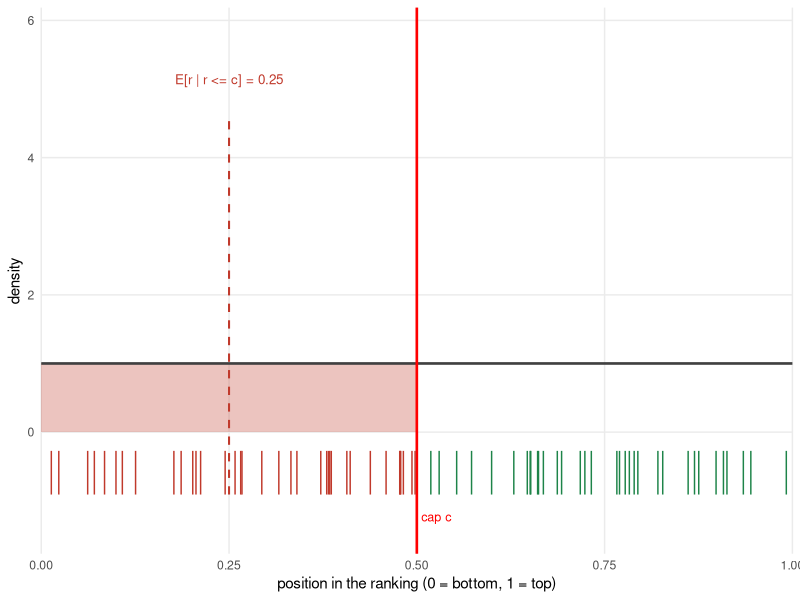
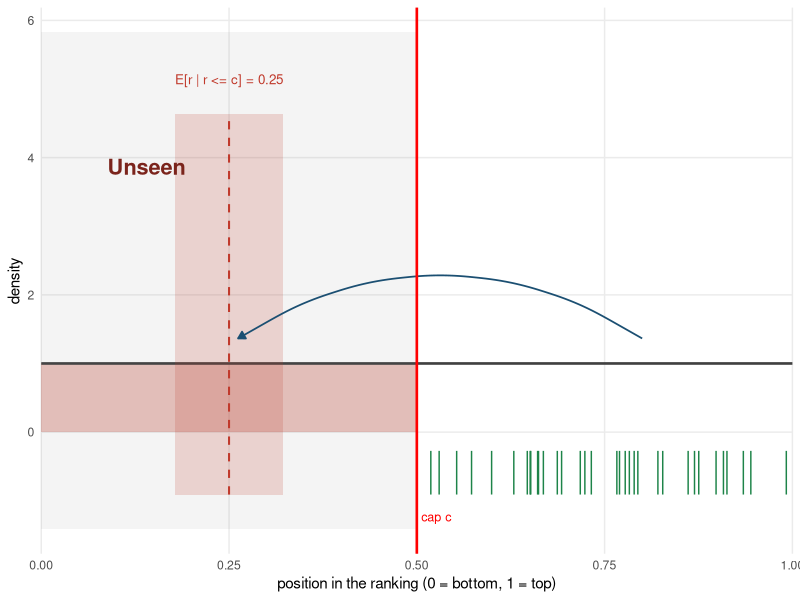
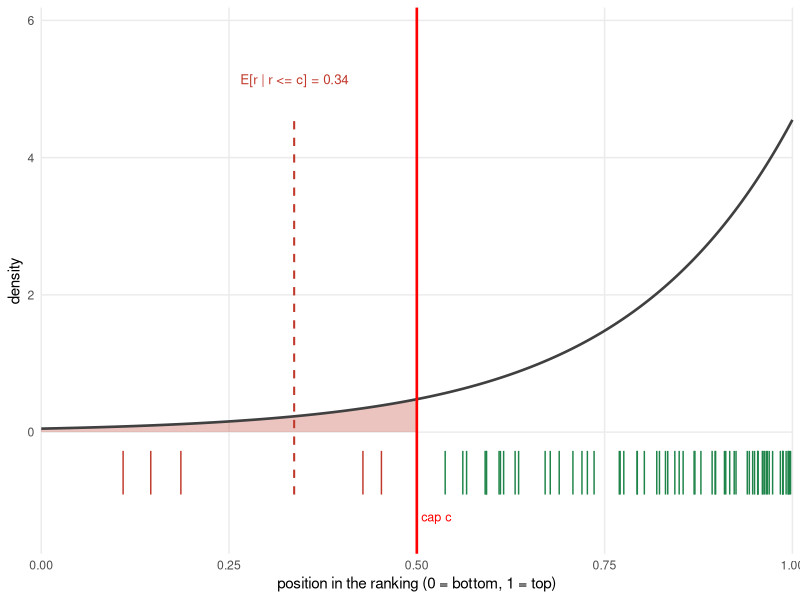
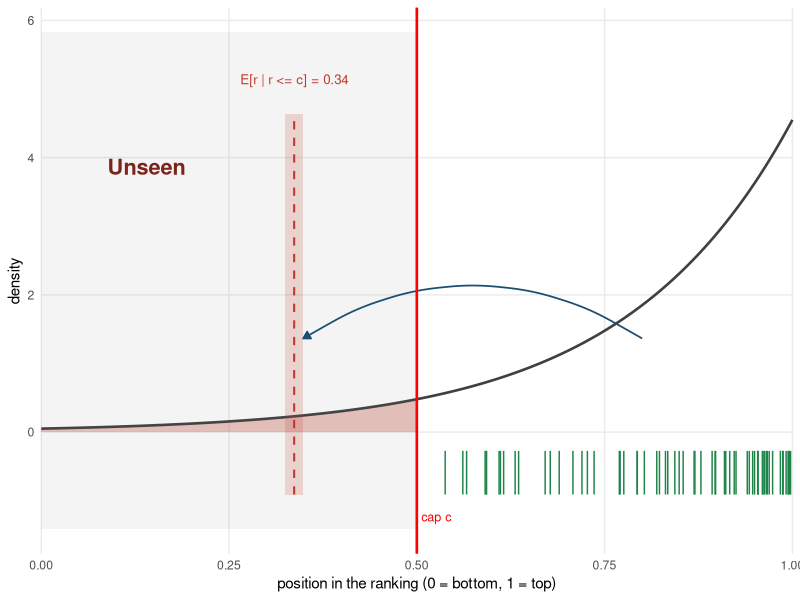
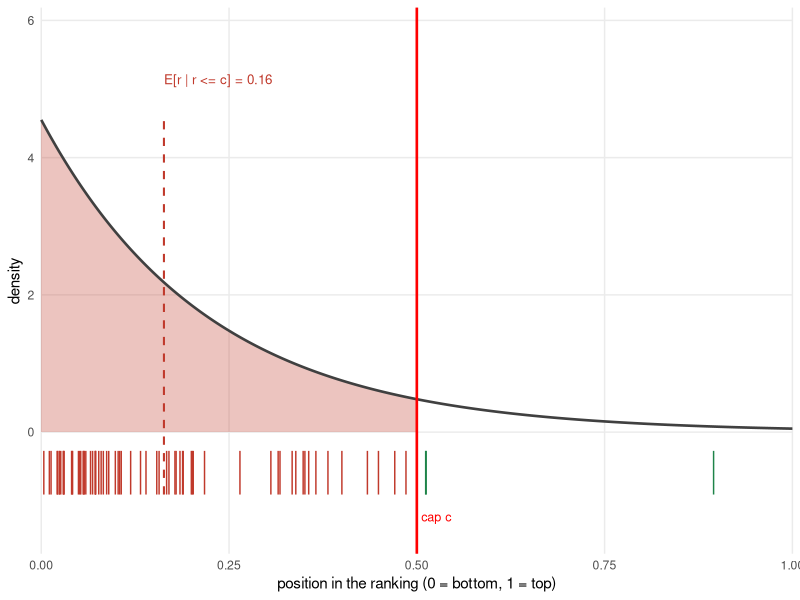
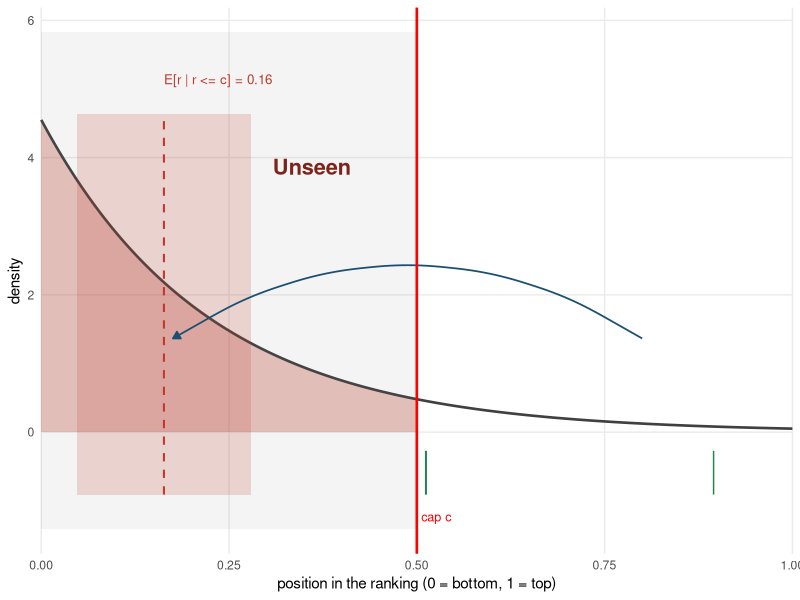
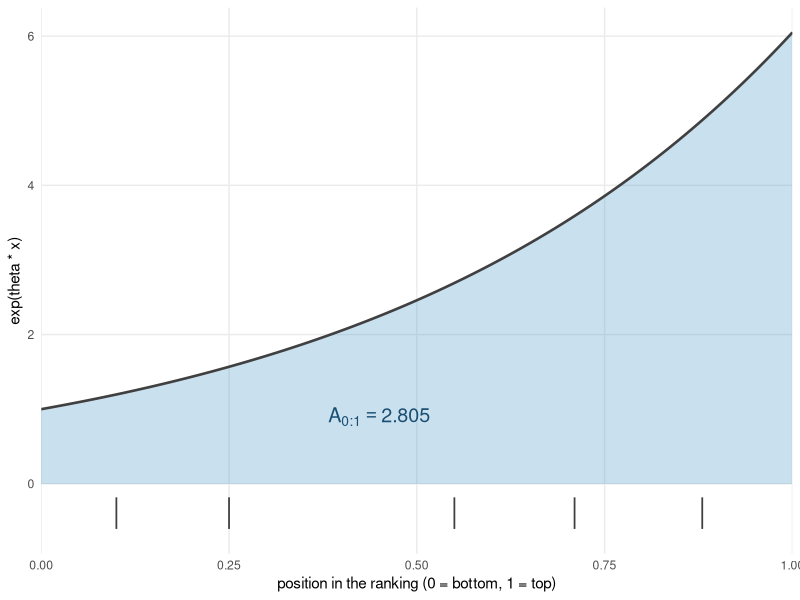
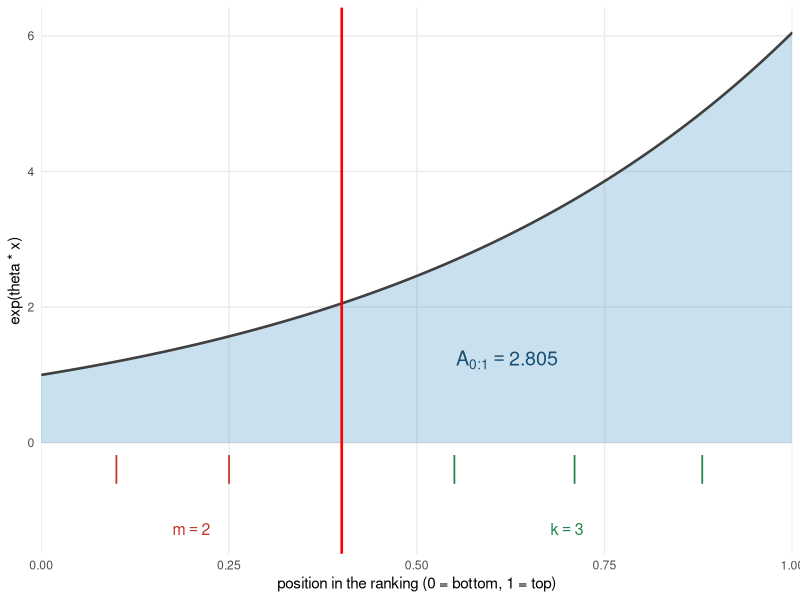

Write the R code that produced these figures, in order.
## ---- chunk 1
knitr::opts_chunk$set(
  collapse = TRUE,
  comment = "#>",
  fig.width = 8,
  fig.height = 4
)
options(width = 120)
library(ggplot2)
## ---- chunk 2
# Density of a signature drawn from a flat, UP, or DOWN ranking, with the
# individual genes as a barcode of ticks below the axis. The cap sits at c and
# the dashed line marks where a censored gene is expected to be.
expect_cap <- 0.5

# Inverse CDF of the tilt on [0, 1], so the ticks are a real sample from the
# same density that is drawn above them.
draw_tilt_ranks <- function(n, theta, seed) {
  set.seed(seed)
  u <- sort(stats::runif(n))
  if (abs(theta) < 1e-8) u else log1p(u * expm1(theta)) / theta
}

censored_mean <- function(cap, theta) {
  if (abs(theta) < 1e-8) {
    cap / 2
  } else {
    cap / (1 - exp(-theta * cap)) - 1 / theta
  }
}

tilt_area <- function(theta) {
  if (abs(theta) < 1e-8) 1 else (exp(theta) - 1) / theta
}

# Spread of a single hidden gene about its expectation. Truncating the tilt to
# [0, c] gives back a tilt on [0, 1] with parameter theta * c, rescaled by c,
# so the variance below is that of the unit tilt.
censored_sd <- function(cap, theta) {
  lambda <- theta * cap
  v <- if (abs(lambda) < 1e-8) {
    1 / 12
  } else {
    1 / lambda^2 - exp(lambda) / (exp(lambda) - 1)^2
  }
  cap * sqrt(v)
}

# Share of the signature that falls below the cap.
censored_fraction <- function(cap, theta) {
  if (abs(theta) < 1e-8) cap else expm1(theta * cap) / expm1(theta)
}

# How far the unknown block can move the score: the spread of one hidden gene,
# weighted by how much of the signature is hidden. The per-gene spread alone is
# symmetric in theta, so it is the censored fraction that makes DOWN the least
# certain case and UP the most certain.
score_leverage <- function(cap, theta) {
  censored_fraction(cap, theta) * censored_sd(cap, theta)
}

# Every panel is drawn on one shared vertical scale, set by the most peaked
# density in the set. Letting each panel autoscale would put the uniform
# density at its own maximum, filling the panel and making the flat case look
# like a different kind of figure from the tilted ones.
expect_theta <- c(0, 4.5, -4.5)
expect_top <- max(vapply(
  expect_theta,
  function(th) max(exp(th * seq(0, 1, length.out = 400)) / tilt_area(th)),
  numeric(1)
))

expect_picture <- function(theta, cap = expect_cap, n = 70, seed = 1,
                           hide_censored = FALSE, y_top = expect_top) {
  xs <- seq(0, 1, length.out = 400)
  dens_df <- data.frame(x = xs, y = exp(theta * xs) / tilt_area(theta))
  top <- y_top

  ranks <- draw_tilt_ranks(n, theta, seed)
  bar_df <- data.frame(
    x = ranks,
    colour = ifelse(ranks > cap, "#1E8449", "#C0392B")
  )
  # The realistic view: genes below the cap leave no trace at all.
  if (hide_censored) bar_df <- bar_df[bar_df$x > cap, ]

  mu <- censored_mean(cap, theta)
  tick_lo <- -top * 0.20
  tick_hi <- -top * 0.06
  label_hjust <- if (mu < 0.2) 0 else if (mu > 0.8) 1 else 0.5

  p <- ggplot(dens_df, aes(x, y)) +
    geom_area(data = dens_df[dens_df$x <= cap, ], fill = "#C0392B",
              alpha = 0.30) +
    geom_line(colour = "grey25", linewidth = 0.9)

  if (hide_censored) {
    half <- score_leverage(cap, theta)

    p <- p +
      annotate(
        "rect",
        xmin = 0, xmax = cap,
        ymin = tick_lo * 1.55, ymax = top * 1.28,
        fill = "grey45", alpha = 0.08
      ) +
      # Uncertainty around the expectation, drawn to the same height as the
      # dashed line so the barcode row stays clear.
      annotate(
        "rect",
        xmin = max(0, mu - half), xmax = min(cap, mu + half),
        ymin = tick_lo, ymax = top * 1.02,
        fill = "#C0392B", alpha = 0.18
      ) +
      annotate(
        "text",
        # Sit in whichever half of the censored band is further from the
        # expectation line, so the label never fouls the arrow or the dashes.
        x = if (mu < cap / 2) cap * 0.72 else cap * 0.28,
        y = top * 0.85,
        label = "Unseen",
        colour = "#7B241C", size = 5.5, fontface = "bold"
      ) +
      # The detected genes are what pin down the tilt, and the tilt is what
      # places the expectation. The arc carries that inference leftwards.
      annotate(
        "curve",
        x = 0.80, xend = mu + 0.012,
        y = top * 0.30, yend = top * 0.30,
        curvature = 0.32,
        linewidth = 0.6,
        colour = "#1B4F72",
        arrow = grid::arrow(length = grid::unit(0.20, "cm"), type = "closed")
      )
  }

  p <- p +
    geom_vline(xintercept = cap, colour = "red", linewidth = 0.9) +
    annotate(
      "segment",
      x = mu, xend = mu, y = tick_lo, yend = top * 1.02,
      colour = "#C0392B", linetype = "dashed", linewidth = 0.7
    ) +
    geom_segment(
      data = bar_df,
      aes(x = x, xend = x, y = tick_lo, yend = tick_hi, colour = colour),
      linewidth = 0.5,
      inherit.aes = FALSE
    ) +
    scale_colour_identity() +
    annotate(
      "text",
      x = mu,
      y = top * 1.13,
      label = sprintf("E[r | r <= c] = %.2f", mu),
      colour = "#C0392B",
      hjust = label_hjust,
      size = 3.4
    ) +
    annotate(
      "text",
      x = cap,
      y = tick_lo * 1.35,
      label = "cap c",
      colour = "red",
      hjust = -0.15,
      size = 3.2
    ) +
    scale_x_continuous(limits = c(0, 1), expand = c(0, 0)) +
    coord_cartesian(ylim = c(tick_lo * 1.55, top * 1.28), clip = "off") +
    labs(
      x = "position in the ranking (0 = bottom, 1 = top)",
      y = "density"
    ) +
    theme_minimal() +
    theme(panel.grid.minor = element_blank())

  p
}
## ---- chunk 3
expect_picture(
  theta = 0,
  seed = 1
)
## ---- chunk 4
expect_picture(
  theta = 0,
  seed = 1,
  hide_censored = TRUE
)
## ---- chunk 5
expect_picture(
  theta = 4.5,
  seed = 2
)
## ---- chunk 6
expect_picture(
  theta = 4.5,
  seed = 2,
  hide_censored = TRUE
)
## ---- chunk 7
expect_picture(
  theta = -4.5,
  seed = 3
)
## ---- chunk 8
expect_picture(
  theta = -4.5,
  seed = 3,
  hide_censored = TRUE
)
## ---- chunk 9
# One reusable picture of the unnormalised curve exp(theta * x). It is built
# piece by piece across the next sections: the curve and its total area, the
# rank cap, and then each side in turn. Ticks under the axis stand for
# individual signature genes.
demo_theta <- 1.8
demo_cap <- 0.4

demo_genes_det <- c(0.55, 0.71, 0.88)  # i, j, o (to the right of the cap)
demo_genes_cens <- c(0.10, 0.25)       # z, w (to the left of the cap)
demo_genes <- c(demo_genes_cens, demo_genes_det)

demo_top <- exp(demo_theta)
tick_lo <- -demo_top * 0.10
tick_hi <- -demo_top * 0.03
lab_y <- -demo_top * 0.21

area_01 <- (exp(demo_theta) - 1) / demo_theta
area_0c <- (exp(demo_theta * demo_cap) - 1) / demo_theta

tilt_picture <- function(cap = NA_real_, shade = character(0), genes = demo_genes,
                         left_style = "show", theta = demo_theta) {
  grid <- seq(0, 1, length.out = 400)
  curve <- data.frame(x = grid, y = exp(theta * grid))

  p <- ggplot(curve, aes(x, y))
  if ("all" %in% shade) {
    p <- p + geom_area(fill = "#4C97CB", alpha = 0.30)
  }
  if ("left" %in% shade) {
    p <- p + geom_area(data = curve[curve$x <= cap, ], fill = "#C0392B", alpha = 0.30)
  }
  if ("right" %in% shade) {
    p <- p + geom_area(data = curve[curve$x >= cap, ], fill = "#1E8449", alpha = 0.30)
  }

  p <- p + geom_line(linewidth = 0.9, colour = "grey25")
  if (!is.na(cap)) {
    p <- p + geom_vline(xintercept = cap, colour = "red", linewidth = 0.9)
  }

  if (length(genes)) {
    g <- data.frame(
      x = genes,
      side = if (is.na(cap)) "none" else ifelse(genes > cap, "detected", "censored")
    )
    g <- g[g$side != "censored" | left_style != "hide", ]

    g$shade <- if (is.na(cap)) {
      "grey25"
    } else {
      ifelse(g$side == "detected", "#1E8449",
             if (left_style == "ghost") "grey50" else "#C0392B")
    }

    p <- p + geom_segment(
      data = g,
      aes(x = x, xend = x, y = tick_lo, yend = tick_hi, colour = shade),
      linewidth = 0.6,
      inherit.aes = FALSE
    ) + scale_colour_identity()
  }

  p +
    scale_x_continuous(limits = c(0, 1), expand = c(0, 0)) +
    labs(
      x = "position in the ranking (0 = bottom, 1 = top)",
      y = "exp(theta * x)"
    ) +
    theme_minimal() +
    theme(panel.grid.minor = element_blank())
}
## ---- chunk 10
tilt_picture(
  shade = "all"
) +
  annotate(
    "text",
    x = 0.45,
    y = exp(demo_theta * 0.45) * 0.40,
    parse = TRUE,
    size = 5,
    colour = "#1B4F72",
    label = sprintf("A['0:1'] == %.3f", area_01)
  )
## ---- chunk 11
k <- length(demo_genes_det)
m <- length(demo_genes_cens)
tilt_picture(
  cap = demo_cap,
  shade = "all"
) +
  annotate(
    "text",
    x = 0.62,
    y = exp(demo_theta * 0.62) * 0.40,
    parse = TRUE,
    size = 5,
    colour = "#1B4F72",
    label = sprintf("A['0:1'] == %.3f", area_01)
  ) +
  annotate(
    "text",
    x = 0.20,
    y = lab_y,
    label = sprintf("m == %d", m),
    colour = "#C0392B",
    size = 4,
    parse = TRUE
  ) +
  annotate(
    "text",
    x = 0.70,
    y = lab_y,
    label = sprintf("k == %d", k),
    colour = "#1E8449",
    size = 4,
    parse = TRUE
  )
## ---- chunk 12
tilt_picture(
  cap = demo_cap,
  shade = "left",
  left_style = "hide"
) +
  annotate(
    "text",
    x = 0.19,
    y = exp(demo_theta * 0.19) * 0.42,
    parse = TRUE,
    size = 5,
    colour = "#C0392B",
    label = sprintf("A['0:c'] == %.3f", area_0c)
  )
